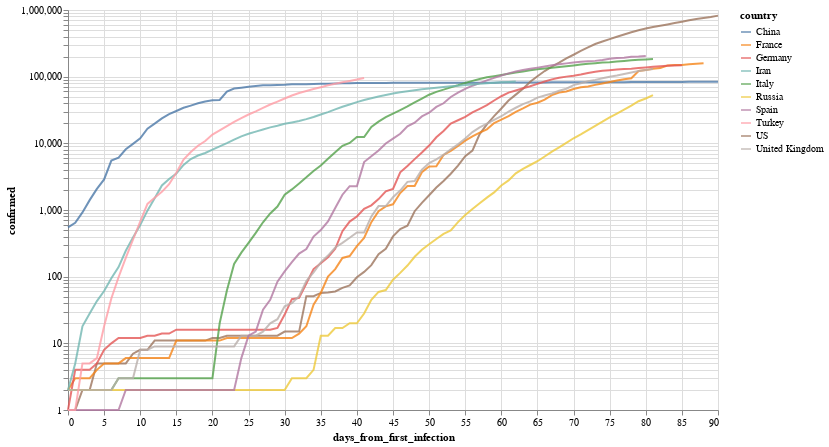

The cell this chart's notebook holds for it:
### Markdown cell above
Por ejemplo, evolución (interactiva!) de los paises con mas infectados

### Code cell
total_confirmed_by_country = global_df.groupby('country').confirmed.max().sort_values(ascending=False)
selected_countries = total_confirmed_by_country[total_confirmed_by_country > 1000].index

plot_df = global_df[
    (global_df.confirmed > 0) & 
    (global_df.country.isin(selected_countries[:10]))
].sort_values('date')

selection = alt.selection_multi(
    fields=['country'], 
    bind='legend', 
    init=[{'country': c} for c in selected_countries[:10]]
)


(
    alt.Chart(plot_df)
       .mark_line()
       .encode(
           x='days_from_first_infection', 
           y=alt.Y('confirmed', scale=alt.Scale(type='log')), 
           color='country',
           opacity=alt.condition(selection, alt.value(.8), alt.value(.05))
       ).add_selection(selection)
        .properties(width=650, height=400)
       
)

### Figure 1 — Vega-Lite specification as saved in the notebook (floating-point values rounded to 4 significant figures; data arrays with more than 128 entries replaced by an {"elided": "..."} marker saying what was removed)
{"config": {"view": {"continuousWidth": 400, "continuousHeight": 300}}, "data": {"name": "data-9d2ac46b9b29725aa49cb069b3423233"}, "mark": "line", "encoding": {"color": {"type": "nominal", "field": "country"}, "opacity": {"condition": {"value": 0.8, "selection": "selector001"}, "value": 0.05}, "x": {"type": "quantitative", "field": "days_from_first_infection"}, "y": {"type": "quantitative", "field": "confirmed", "scale": {"type": "log"}}}, "height": 400, "selection": {"selector001": {"type": "multi", "fields": ["country"], "bind": "legend", "init": [{"country": "US"}, {"country": "Spain"}, {"country": "Italy"}, {"country": "France"}, {"country": "Germany"}, {"country": "United Kingdom"}, {"country": "Turkey"}, {"country": "Iran"}, {"country": "China"}, {"country": "Russia"}]}}, "width": 650, "$schema": "https://vega.github.io/schema/vega-lite/v4.8.1.json", "datasets": {"data-9d2ac46b9b29725aa49cb069b3423233": {"elided": "789 records"}}}
